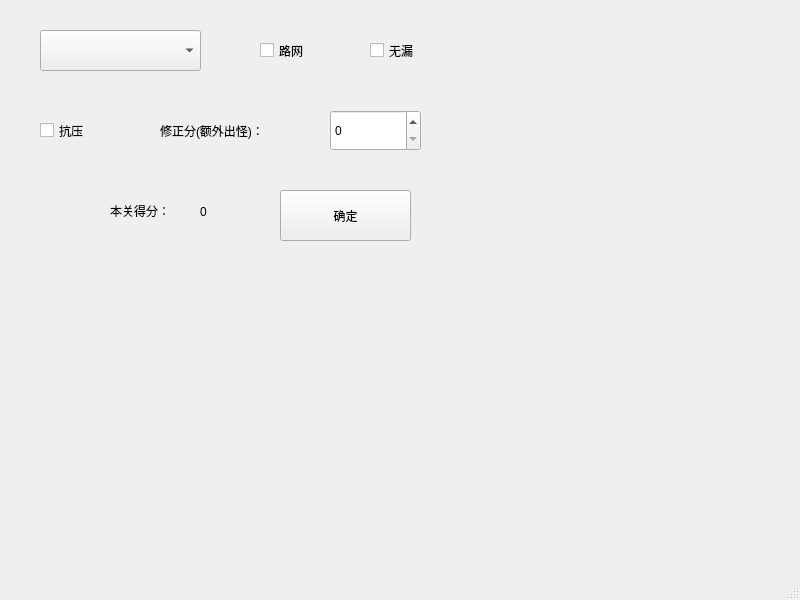
<?xml version="1.0" encoding="UTF-8"?>
<ui version="4.0">
 <class>UrgenUi</class>
 <widget class="QMainWindow" name="UrgenUi">
  <property name="geometry">
   <rect>
    <x>0</x>
    <y>0</y>
    <width>800</width>
    <height>600</height>
   </rect>
  </property>
  <property name="windowTitle">
   <string>MainWindow</string>
  </property>
  <widget class="QWidget" name="centralwidget">
   <widget class="QComboBox" name="comboBox">
    <property name="geometry">
     <rect>
      <x>40</x>
      <y>30</y>
      <width>161</width>
      <height>41</height>
     </rect>
    </property>
   </widget>
   <widget class="QCheckBox" name="checkBox_extra">
    <property name="geometry">
     <rect>
      <x>260</x>
      <y>30</y>
      <width>121</width>
      <height>41</height>
     </rect>
    </property>
    <property name="text">
     <string>路网</string>
    </property>
   </widget>
   <widget class="QCheckBox" name="checkBox_good">
    <property name="geometry">
     <rect>
      <x>370</x>
      <y>30</y>
      <width>121</width>
      <height>41</height>
     </rect>
    </property>
    <property name="text">
     <string>无漏</string>
    </property>
   </widget>
   <widget class="QCheckBox" name="checkBox_press">
    <property name="geometry">
     <rect>
      <x>40</x>
      <y>110</y>
      <width>111</width>
      <height>41</height>
     </rect>
    </property>
    <property name="text">
     <string>抗压</string>
    </property>
   </widget>
   <widget class="QSpinBox" name="spinBox">
    <property name="geometry">
     <rect>
      <x>330</x>
      <y>110</y>
      <width>91</width>
      <height>41</height>
     </rect>
    </property>
   </widget>
   <widget class="QLabel" name="label_correct">
    <property name="geometry">
     <rect>
      <x>160</x>
      <y>110</y>
      <width>171</width>
      <height>41</height>
     </rect>
    </property>
    <property name="text">
     <string>修正分(额外出怪)：</string>
    </property>
   </widget>
   <widget class="QLabel" name="label_scoreWord">
    <property name="geometry">
     <rect>
      <x>110</x>
      <y>190</y>
      <width>121</width>
      <height>41</height>
     </rect>
    </property>
    <property name="text">
     <string>本关得分：</string>
    </property>
   </widget>
   <widget class="QLabel" name="label_score">
    <property name="geometry">
     <rect>
      <x>200</x>
      <y>191</y>
      <width>71</width>
      <height>41</height>
     </rect>
    </property>
    <property name="text">
     <string>0</string>
    </property>
   </widget>
   <widget class="QPushButton" name="pushButton">
    <property name="geometry">
     <rect>
      <x>280</x>
      <y>190</y>
      <width>131</width>
      <height>51</height>
     </rect>
    </property>
    <property name="text">
     <string>确定</string>
    </property>
   </widget>
  </widget>
  <widget class="QMenuBar" name="menubar">
   <property name="geometry">
    <rect>
     <x>0</x>
     <y>0</y>
     <width>800</width>
     <height>21</height>
    </rect>
   </property>
  </widget>
  <widget class="QStatusBar" name="statusbar"/>
 </widget>
 <resources/>
 <connections>
  <connection>
   <sender>comboBox</sender>
   <signal>currentIndexChanged(int)</signal>
   <receiver>UrgenUi</receiver>
   <slot>update()</slot>
   <hints>
    <hint type="sourcelabel">
     <x>120</x>
     <y>71</y>
    </hint>
    <hint type="destinationlabel">
     <x>399</x>
     <y>299</y>
    </hint>
   </hints>
  </connection>
  <connection>
   <sender>checkBox_extra</sender>
   <signal>stateChanged(int)</signal>
   <receiver>UrgenUi</receiver>
   <slot>update()</slot>
   <hints>
    <hint type="sourcelabel">
     <x>320</x>
     <y>71</y>
    </hint>
    <hint type="destinationlabel">
     <x>399</x>
     <y>299</y>
    </hint>
   </hints>
  </connection>
  <connection>
   <sender>checkBox_good</sender>
   <signal>stateChanged(int)</signal>
   <receiver>UrgenUi</receiver>
   <slot>update()</slot>
   <hints>
    <hint type="sourcelabel">
     <x>430</x>
     <y>71</y>
    </hint>
    <hint type="destinationlabel">
     <x>399</x>
     <y>299</y>
    </hint>
   </hints>
  </connection>
  <connection>
   <sender>checkBox_press</sender>
   <signal>stateChanged(int)</signal>
   <receiver>UrgenUi</receiver>
   <slot>update()</slot>
   <hints>
    <hint type="sourcelabel">
     <x>95</x>
     <y>151</y>
    </hint>
    <hint type="destinationlabel">
     <x>399</x>
     <y>299</y>
    </hint>
   </hints>
  </connection>
  <connection>
   <sender>spinBox</sender>
   <signal>valueChanged(int)</signal>
   <receiver>UrgenUi</receiver>
   <slot>update()</slot>
   <hints>
    <hint type="sourcelabel">
     <x>295</x>
     <y>151</y>
    </hint>
    <hint type="destinationlabel">
     <x>399</x>
     <y>299</y>
    </hint>
   </hints>
  </connection>
 </connections>
</ui>
